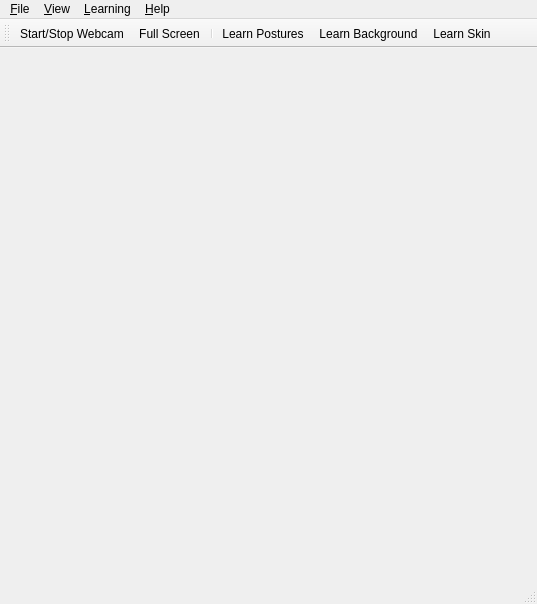
<?xml version="1.0" encoding="UTF-8"?>
<ui version="4.0">
 <class>MainWindow</class>
 <widget class="QMainWindow" name="MainWindow">
  <property name="geometry">
   <rect>
    <x>0</x>
    <y>0</y>
    <width>537</width>
    <height>604</height>
   </rect>
  </property>
  <property name="minimumSize">
   <size>
    <width>375</width>
    <height>410</height>
   </size>
  </property>
  <property name="windowTitle">
   <string>Hand Reader</string>
  </property>
  <property name="windowIcon">
   <iconset resource="PDGUI.qrc">
    <normaloff>:/icons/resources/icons/vsign.png</normaloff>:/icons/resources/icons/vsign.png</iconset>
  </property>
  <property name="layoutDirection">
   <enum>Qt::LeftToRight</enum>
  </property>
  <widget class="QWidget" name="centralWidget">
   <layout class="QGridLayout" name="gridLayout">
    <item row="0" column="1">
     <widget class="IplImageWidget" name="widget01" native="true">
      <property name="minimumSize">
       <size>
        <width>0</width>
        <height>0</height>
       </size>
      </property>
      <property name="maximumSize">
       <size>
        <width>700</width>
        <height>600</height>
       </size>
      </property>
      <property name="baseSize">
       <size>
        <width>256</width>
        <height>256</height>
       </size>
      </property>
     </widget>
    </item>
    <item row="1" column="0">
     <widget class="IplImageWidget" name="widget10" native="true">
      <property name="minimumSize">
       <size>
        <width>0</width>
        <height>0</height>
       </size>
      </property>
      <property name="maximumSize">
       <size>
        <width>700</width>
        <height>600</height>
       </size>
      </property>
      <property name="baseSize">
       <size>
        <width>256</width>
        <height>256</height>
       </size>
      </property>
     </widget>
    </item>
    <item row="1" column="1">
     <widget class="IplImageWidget" name="widget11" native="true">
      <property name="minimumSize">
       <size>
        <width>0</width>
        <height>0</height>
       </size>
      </property>
      <property name="maximumSize">
       <size>
        <width>700</width>
        <height>600</height>
       </size>
      </property>
      <property name="baseSize">
       <size>
        <width>256</width>
        <height>256</height>
       </size>
      </property>
      <property name="styleSheet">
       <string notr="true"/>
      </property>
     </widget>
    </item>
    <item row="0" column="0">
     <widget class="IplImageWidget" name="widget00" native="true">
      <property name="minimumSize">
       <size>
        <width>0</width>
        <height>0</height>
       </size>
      </property>
      <property name="maximumSize">
       <size>
        <width>700</width>
        <height>600</height>
       </size>
      </property>
      <property name="baseSize">
       <size>
        <width>256</width>
        <height>256</height>
       </size>
      </property>
     </widget>
    </item>
   </layout>
  </widget>
  <widget class="QMenuBar" name="menuBar">
   <property name="geometry">
    <rect>
     <x>0</x>
     <y>0</y>
     <width>537</width>
     <height>21</height>
    </rect>
   </property>
   <widget class="QMenu" name="menuFile">
    <property name="title">
     <string>&amp;File</string>
    </property>
    <addaction name="actionToggleWebcam"/>
    <addaction name="separator"/>
    <addaction name="actionExit"/>
   </widget>
   <widget class="QMenu" name="menu_Settings">
    <property name="title">
     <string>&amp;Learning</string>
    </property>
    <addaction name="separator"/>
    <addaction name="actionLearnPostures"/>
    <addaction name="actionLearnBackground"/>
    <addaction name="actionLearnSkin"/>
    <addaction name="separator"/>
    <addaction name="actionOptions"/>
   </widget>
   <widget class="QMenu" name="menuHelp">
    <property name="title">
     <string>&amp;Help</string>
    </property>
    <addaction name="actionAbout"/>
   </widget>
   <widget class="QMenu" name="menu_View">
    <property name="title">
     <string>&amp;View</string>
    </property>
    <addaction name="actionFullScreen"/>
   </widget>
   <addaction name="menuFile"/>
   <addaction name="menu_View"/>
   <addaction name="menu_Settings"/>
   <addaction name="menuHelp"/>
  </widget>
  <widget class="QToolBar" name="mainToolBar">
   <property name="iconSize">
    <size>
     <width>16</width>
     <height>16</height>
    </size>
   </property>
   <attribute name="toolBarArea">
    <enum>TopToolBarArea</enum>
   </attribute>
   <attribute name="toolBarBreak">
    <bool>false</bool>
   </attribute>
   <addaction name="actionToggleWebcam"/>
   <addaction name="actionFullScreen"/>
   <addaction name="separator"/>
   <addaction name="actionLearnPostures"/>
   <addaction name="actionLearnBackground"/>
   <addaction name="actionLearnSkin"/>
  </widget>
  <widget class="QStatusBar" name="statusBar"/>
  <action name="actionToggleWebcam">
   <property name="checkable">
    <bool>true</bool>
   </property>
   <property name="checked">
    <bool>false</bool>
   </property>
   <property name="enabled">
    <bool>true</bool>
   </property>
   <property name="icon">
    <iconset resource="PDGUI.qrc">
     <normaloff>:/icons/resources/icons/webcam.png</normaloff>:/icons/resources/icons/webcam.png</iconset>
   </property>
   <property name="text">
    <string>Start/Stop &amp;Webcam</string>
   </property>
  </action>
  <action name="actionOpenVideo">
   <property name="icon">
    <iconset resource="PDGUI.qrc">
     <normaloff>:/icons/resources/icons/film.png</normaloff>:/icons/resources/icons/film.png</iconset>
   </property>
   <property name="text">
    <string>Open &amp;Video</string>
   </property>
  </action>
  <action name="actionExit">
   <property name="icon">
    <iconset resource="PDGUI.qrc">
     <normaloff>:/icons/resources/icons/exit.png</normaloff>:/icons/resources/icons/exit.png</iconset>
   </property>
   <property name="text">
    <string>E&amp;xit</string>
   </property>
  </action>
  <action name="actionAbout">
   <property name="icon">
    <iconset resource="PDGUI.qrc">
     <normaloff>:/icons/resources/icons/info.png</normaloff>:/icons/resources/icons/info.png</iconset>
   </property>
   <property name="text">
    <string>&amp;About</string>
   </property>
  </action>
  <action name="actionFullScreen">
   <property name="checkable">
    <bool>true</bool>
   </property>
   <property name="icon">
    <iconset resource="PDGUI.qrc">
     <normaloff>:/icons/resources/icons/fullscreen.png</normaloff>:/icons/resources/icons/fullscreen.png</iconset>
   </property>
   <property name="text">
    <string>&amp;Full Screen</string>
   </property>
  </action>
  <action name="actionLearnBackground">
   <property name="icon">
    <iconset resource="PDGUI.qrc">
     <normaloff>:/icons/resources/icons/background.png</normaloff>:/icons/resources/icons/background.png</iconset>
   </property>
   <property name="text">
    <string>Learn &amp;Background</string>
   </property>
  </action>
  <action name="actionLearnSkin">
   <property name="icon">
    <iconset resource="PDGUI.qrc">
     <normaloff>:/icons/resources/icons/hand.png</normaloff>:/icons/resources/icons/hand.png</iconset>
   </property>
   <property name="text">
    <string>Learn S&amp;kin</string>
   </property>
  </action>
  <action name="actionOptions">
   <property name="icon">
    <iconset resource="PDGUI.qrc">
     <normaloff>:/icons/resources/icons/options.png</normaloff>:/icons/resources/icons/options.png</iconset>
   </property>
   <property name="text">
    <string>&amp;Options</string>
   </property>
  </action>
  <action name="actionLearnPostures">
   <property name="icon">
    <iconset resource="PDGUI.qrc">
     <normaloff>:/icons/resources/icons/learn.png</normaloff>:/icons/resources/icons/learn.png</iconset>
   </property>
   <property name="text">
    <string>Learn &amp;Postures</string>
   </property>
  </action>
 </widget>
 <layoutdefault spacing="6" margin="11"/>
 <customwidgets>
  <customwidget>
   <class>IplImageWidget</class>
   <extends>QWidget</extends>
   <header>iplimagewidget.h</header>
   <container>1</container>
  </customwidget>
 </customwidgets>
 <resources>
  <include location="PDGUI.qrc"/>
 </resources>
 <connections>
  <connection>
   <sender>actionFullScreen</sender>
   <signal>triggered()</signal>
   <receiver>MainWindow</receiver>
   <slot>toggleFullScreen()</slot>
   <hints>
    <hint type="sourcelabel">
     <x>-1</x>
     <y>-1</y>
    </hint>
    <hint type="destinationlabel">
     <x>257</x>
     <y>126</y>
    </hint>
   </hints>
  </connection>
  <connection>
   <sender>actionExit</sender>
   <signal>triggered()</signal>
   <receiver>MainWindow</receiver>
   <slot>close()</slot>
   <hints>
    <hint type="sourcelabel">
     <x>-1</x>
     <y>-1</y>
    </hint>
    <hint type="destinationlabel">
     <x>257</x>
     <y>126</y>
    </hint>
   </hints>
  </connection>
  <connection>
   <sender>actionToggleWebcam</sender>
   <signal>triggered()</signal>
   <receiver>MainWindow</receiver>
   <slot>toggleWebcam()</slot>
   <hints>
    <hint type="sourcelabel">
     <x>-1</x>
     <y>-1</y>
    </hint>
    <hint type="destinationlabel">
     <x>257</x>
     <y>126</y>
    </hint>
   </hints>
  </connection>
  <connection>
   <sender>actionOptions</sender>
   <signal>triggered()</signal>
   <receiver>MainWindow</receiver>
   <slot>openOptions()</slot>
   <hints>
    <hint type="sourcelabel">
     <x>-1</x>
     <y>-1</y>
    </hint>
    <hint type="destinationlabel">
     <x>268</x>
     <y>301</y>
    </hint>
   </hints>
  </connection>
  <connection>
   <sender>actionLearnBackground</sender>
   <signal>triggered(bool)</signal>
   <receiver>MainWindow</receiver>
   <slot>openLearnBg()</slot>
   <hints>
    <hint type="sourcelabel">
     <x>-1</x>
     <y>-1</y>
    </hint>
    <hint type="destinationlabel">
     <x>268</x>
     <y>301</y>
    </hint>
   </hints>
  </connection>
  <connection>
   <sender>actionLearnSkin</sender>
   <signal>triggered(bool)</signal>
   <receiver>MainWindow</receiver>
   <slot>openLearnSkin()</slot>
   <hints>
    <hint type="sourcelabel">
     <x>-1</x>
     <y>-1</y>
    </hint>
    <hint type="destinationlabel">
     <x>268</x>
     <y>301</y>
    </hint>
   </hints>
  </connection>
  <connection>
   <sender>actionAbout</sender>
   <signal>triggered()</signal>
   <receiver>MainWindow</receiver>
   <slot>openAbout()</slot>
   <hints>
    <hint type="sourcelabel">
     <x>-1</x>
     <y>-1</y>
    </hint>
    <hint type="destinationlabel">
     <x>268</x>
     <y>301</y>
    </hint>
   </hints>
  </connection>
  <connection>
   <sender>actionLearnPostures</sender>
   <signal>triggered()</signal>
   <receiver>MainWindow</receiver>
   <slot>openLearnPostures()</slot>
   <hints>
    <hint type="sourcelabel">
     <x>-1</x>
     <y>-1</y>
    </hint>
    <hint type="destinationlabel">
     <x>268</x>
     <y>301</y>
    </hint>
   </hints>
  </connection>
 </connections>
 <slots>
  <slot>toggleFullScreen()</slot>
  <slot>openAbout()</slot>
  <slot>toggleWebcam()</slot>
  <slot>openOptions()</slot>
  <slot>openLearnBg()</slot>
  <slot>openLearnSkin()</slot>
  <slot>openLearnPostures()</slot>
 </slots>
</ui>
